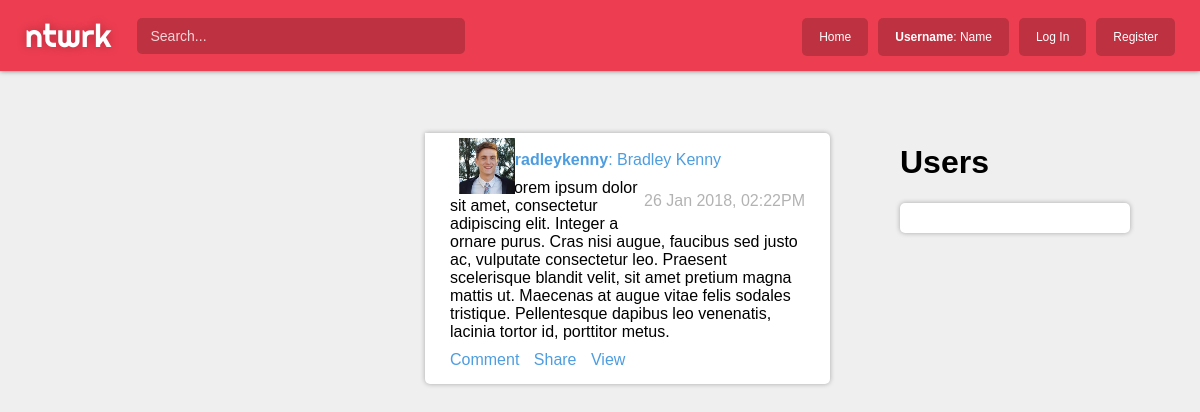
The app's page /user/bradleykenny/17/ with its own data.
### stream/models.py (models this page shows)
class Post(models.Model):
    content = models.TextField(max_length=500)
    posted_by = models.ForeignKey(User, related_name='posts', on_delete=models.CASCADE)
    posted_at = models.DateTimeField(auto_now_add=True)

### stream/views.py (the view)
# urls.py: path('user/<username>/<post_id>/', stream.views.view_post, name='view_post'),
def view_post(request, username, post_id):
	post = Post.objects.get(id=post_id)
	return render(request, 'stream/view_post.html', {'post':post})

### stream/templates/stream/view_post.html (shortened to what this page needs)
{% extends 'base_stream.html' %}
{% load static %}
{% block stream %}
    <div class="card">
        <a href="{% url 'home' %}">
            <img src="{% static 'stream/img/dp/admin.jpg' %}" class="dp">
        </a>
        <a href="{% url 'home' %}">
            <h2><b>{{ post.posted_by.username }}</b>: {{ post.posted_by.first_name }} {{ post.posted_by.last_name }}</h2>
        </a>
        <h3>{{ post.posted_at|date:'d M Y, h:iA' }}</h2>
        <p>{{ post.content }}</p>
        <a href="{% url 'home' %}" class="link">Comment</a>
        <a href="{% url 'home' %}" class="link">Share</a>
        <a href="{% url 'home' %}" class="link">View</a>
    </div>
{% endblock %}

### account/static/account/css/base.css (style rules this page uses)
body { font-family: 'Helvetica'; margin: 0px; padding: 0px; }
a { text-decoration: none; }
.card { padding: 7.5px 15px 14px 15px; background-color: rgba(255, 255, 255, 1); border-radius: 0px 5px 5px 5px; }

### stream/static/stream/css/stream.css (style rules this page uses)
body { margin: 0px 0px 0px 0px; padding: 0px; background-color: #EFEFEF; }
.card { box-shadow: 0 0 5px rgba(0,0,0,0.3); margin: 0px 10px 40px 65px; padding: 5px 25px; position: relative; }
.dp { height: 56px; width: 56px; margin: 0px -10px 0px 9px; float: left; z-index: 0; position: relative; display: inline-block; }
.card h2, .card h3 { display: inline-block; margin-bottom: 10px; font-size: 1em; text-decoration: none; }
.card h2 { color: #4D9DE0; font-weight: normal; }
.card h3 { float: right; margin-top: 13px; font-weight: normal; color: rgba(0,0,0,0.3); }
.card p { margin-top: 0px; margin-bottom: 10px; }
.card .link { display: inline-block; color: #4D9DE0; margin: 0px 10px 10px 0px; }

### records on screen
Post: posted_by.username "bradleykenny", posted_by.first_name "Bradley", posted_by.last_name "Kenny", posted_at "26 Jan 2018, 02:22PM", content "Lorem ipsum dolor sit amet, consectetur adipiscing elit. Integer a ornare purus. Cras nisi augue, faucibus sed justo ac, vulputate consectetur leo. Praesent scelerisque blandit velit, sit amet pretium magna mattis ut. Maecenas at augue vitae felis sodales tristique. Pellentesque dapibus leo venenatis, lacinia tortor id, porttitor metus."
